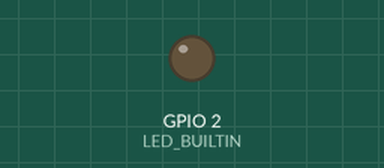
Simulated run of this sketch. Board: ESP8266 (NodeMCU). On the bench: output pins drawn as LEDs (lit = HIGH, except the on-board LED, lit = LOW). WiFi joins after 1.5 s; servers stay silent unless stated; what the sketch prints to the serial monitor is not drawn.

Above: at 0.51 s.
At 1.9 s:
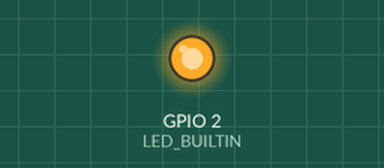
Timing chart, 0 to 3.4 s (numbered marks = the images above):
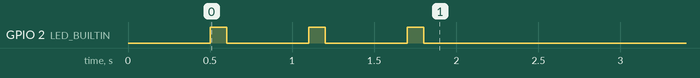

The sketch:

NodeMCU_Trasnmitter_2.ino
```cpp
#include "ESP8266WiFi.h"
#include <ESP8266WebServer.h>


// WiFi parameters to be configured
const char* ssid = "knight"; // Write here your router's username
const char* password = ""; // Write here your router's passward
ESP8266WebServer server(80);

String command;

void setup(void){

  Serial.begin(9600);
  pinMode(LED_BUILTIN, OUTPUT);

  // Connect to WiFi
  WiFi.begin(ssid, password);

  // while wifi not connected yet, print '.'
  // then after it connected, get out of the loop
  while (WiFi.status() != WL_CONNECTED) {
     digitalWrite(LED_BUILTIN, LOW);
     delay(500);
     Serial.print(".");
     digitalWrite(LED_BUILTIN, HIGH);
     delay(100);
  }
  //print a new line, then print WiFi connected and the IP address
  //Serial.println("");
  //Serial.println("WiFi connected");
  // Print the IP address
  Serial.println(WiFi.localIP());
  digitalWrite(LED_BUILTIN, LOW);

  server.on ( "/", HTTP_handleRoot );
  server.onNotFound ( HTTP_handleRoot );
  server.begin();

}
void loop() {
  // Nothing

  server.handleClient();


      command = server.arg("State");
}


void HTTP_handleRoot(void) {

if( server.hasArg("State") ){

      command = server.arg("State");
      Serial.println(server.arg("State"));


  }
  server.send ( 200, "text/html", "The BOT" );
  delay(1);
}
```
